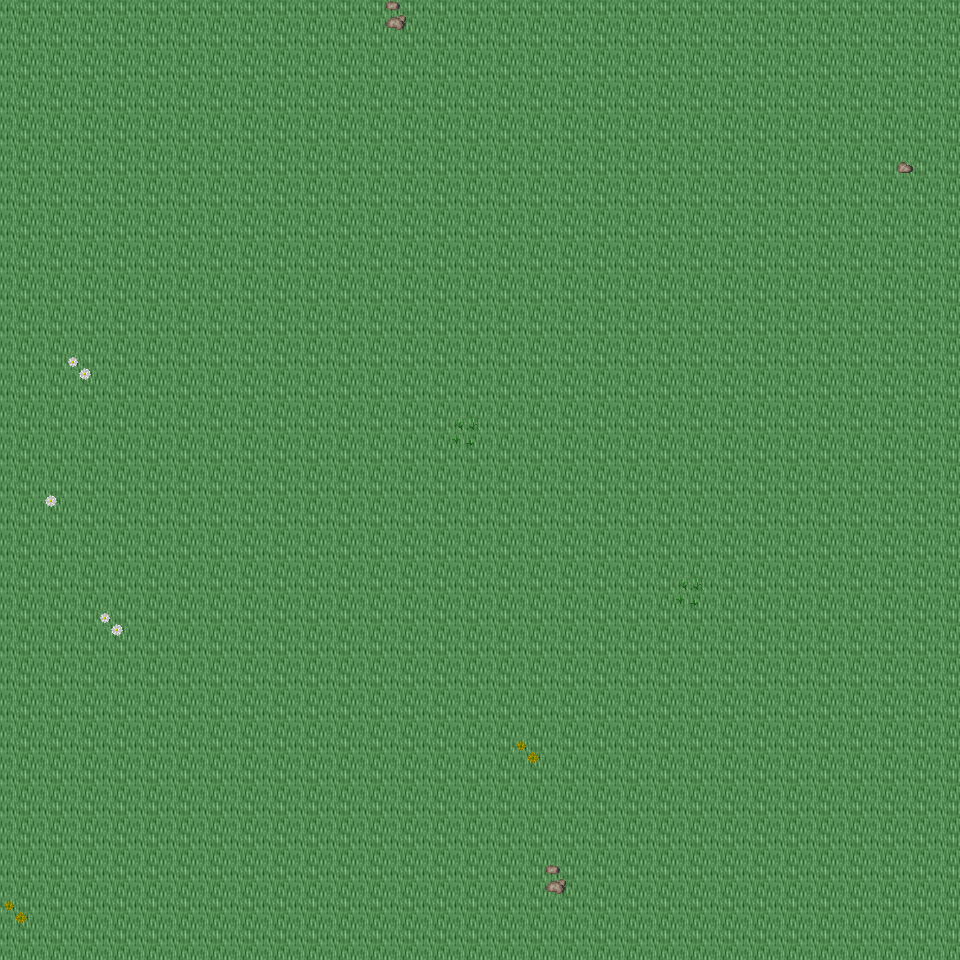

Rendered tile map (Tiled .tmx) drawn with the repository's tilesets; below, a short description and the map source with its tile grids summarised:
An orthogonal 30x30 tile map with 32x32 px tiles, 6 tile layers (Ground, Object, Object2, Above, ...), 35 tilesets and 3 objects (3x mapExit).

<map version="1.0" orientation="orthogonal" renderorder="right-down" width="30" height="30" tilewidth="32" tileheight="32" nextobjectid="4">
  <tileset firstgid="1" name="tileset_ground_ground" tilewidth="32" tileheight="32" tilecount="33" columns="3">
    <image source="../drawable/tileset_ground_ground.png" width="96" height="352" />
  </tileset>
  <tileset firstgid="34" name="tileset_ground_ice_ice" tilewidth="32" tileheight="32" tilecount="3" columns="3">
    <image source="../drawable/tileset_ground_ice_ice.png" width="96" height="32" />
  </tileset>
  <tileset firstgid="37" name="tileset_plant_flower_daisy_white" tilewidth="32" tileheight="32" tilecount="8" columns="2">
    <image source="../drawable/tileset_plant_flower_daisy_white.png" width="64" height="128" />
  </tileset>
  <tileset firstgid="45" name="tileset_ground_rock_pebbles" tilewidth="32" tileheight="32" tilecount="3" columns="1">
    <image source="../drawable/tileset_ground_rock_pebbles.png" width="32" height="96" />
  </tileset>
  <tileset firstgid="48" name="tileset_plant_grasses" tilewidth="32" tileheight="32" tilecount="6" columns="3">
    <image source="../drawable/tileset_plant_grasses.png" width="96" height="64" />
  </tileset>
  <tileset firstgid="54" name="tileset_plant_leaves" tilewidth="32" tileheight="32" tilecount="8" columns="4">
    <image source="../drawable/tileset_plant_leaves.png" width="128" height="64" />
  </tileset>
  <tileset firstgid="62" name="tileset_ground_grass_edges" tilewidth="32" tileheight="32" tilecount="36" columns="12">
    <image source="../drawable/tileset_ground_grass_edges.png" width="384" height="96" />
  </tileset>
  <tileset firstgid="98" name="tileset_plant_flower_daisy_yellow" tilewidth="32" tileheight="32" tilecount="8" columns="2">
    <image source="../drawable/tileset_plant_flower_daisy_yellow.png" width="64" height="128" />
  </tileset>
  <tileset firstgid="106" name="tileset_plant_bush_bushes" tilewidth="32" tileheight="32" tilecount="10" columns="5">
    <image source="../drawable/tileset_plant_bush_bushes.png" width="160" height="64" />
  </tileset>
  <tileset firstgid="116" name="tileset_plant_stump_stump_brown" tilewidth="32" tileheight="32" tilecount="4" columns="2">
    <image source="../drawable/tileset_plant_stump_stump_brown.png" width="64" height="64" />
  </tileset>
  <tileset firstgid="120" name="tileset_plant_stump_stump_green" tilewidth="32" tileheight="32" tilecount="4" columns="2">
    <image source="../drawable/tileset_plant_stump_stump_green.png" width="64" height="64" />
  </tileset>
  <tileset firstgid="124" name="tileset_item_pot_pot_golden" tilewidth="32" tileheight="32" tilecount="4" columns="4">
    <image source="../drawable/tileset_item_pot_pot_golden.png" width="128" height="32" />
  </tileset>
  <tileset firstgid="128" name="tileset_plant_tree_tree_darkgreen" tilewidth="32" tileheight="32" tilecount="88" columns="8">
    <image source="../drawable/tileset_plant_tree_tree_darkgreen.png" width="256" height="352" />
  </tileset>
  <tileset firstgid="216" name="tileset_plant_flower_daisy_blue" tilewidth="32" tileheight="32" tilecount="8" columns="2">
    <image source="../drawable/tileset_plant_flower_daisy_blue.png" width="64" height="128" />
  </tileset>
  <tileset firstgid="224" name="tileset_ground_water_water_bubbles" tilewidth="32" tileheight="32" tilecount="32" columns="8">
    <image source="../drawable/tileset_ground_water_water_bubbles.png" width="256" height="128" />
  </tileset>
  <tileset firstgid="256" name="tileset_ground_water_pool" tilewidth="32" tileheight="32" tilecount="72" columns="3">
    <image source="../drawable/tileset_ground_water_pool.png" width="96" height="768" />
  </tileset>
  <tileset firstgid="328" name="tileset_building_castle" tilewidth="32" tileheight="32" tilecount="320" columns="20">
    <image source="../drawable/tileset_building_castle.png" width="640" height="512" />
  </tileset>
  <tileset firstgid="648" name="tileset_ground_cobbled_paving" tilewidth="32" tileheight="32" tilecount="1" columns="1">
    <image source="../drawable/tileset_ground_cobbled_paving.png" width="32" height="32" />
  </tileset>
  <tileset firstgid="649" name="tileset_ground_grass_corners" tilewidth="32" tileheight="32" tilecount="24" columns="6">
    <image source="../drawable/tileset_ground_grass_corners.png" width="192" height="128" />
  </tileset>
  <tileset firstgid="673" name="tileset_building_fence_fence_chunky" tilewidth="32" tileheight="32" tilecount="21" columns="3">
    <image source="../drawable/tileset_building_fence_fence_chunky.png" width="96" height="224" />
  </tileset>
  <tileset firstgid="694" name="tileset_item_sign_large" tilewidth="32" tileheight="32" tilecount="15" columns="5">
    <image source="../drawable/tileset_item_sign_large.png" width="160" height="96" />
  </tileset>
  <tileset firstgid="709" name="tileset_building_decoration_fancy_gate" tilewidth="32" tileheight="32" tilecount="12" columns="3">
    <image source="../drawable/tileset_building_decoration_fancy_gate.png" width="96" height="128" />
  </tileset>
  <tileset firstgid="721" name="tileset_logic_creature_rodent" tilewidth="32" tileheight="32" tilecount="8" columns="8">
    <image source="../drawable/tileset_logic_creature_rodent.png" width="256" height="32" />
  </tileset>
  <tileset firstgid="729" name="tileset_logic_creature_animal" tilewidth="32" tileheight="32" tilecount="32" columns="8">
    <image source="../drawable/tileset_logic_creature_animal.png" width="256" height="128" />
  </tileset>
  <tileset firstgid="761" name="tileset_logic_item_mushroom" tilewidth="32" tileheight="32" tilecount="6" columns="6">
    <image source="../drawable/tileset_logic_item_mushroom.png" width="192" height="32" />
  </tileset>
  <tileset firstgid="767" name="tileset_logic_item_sheepfood" tilewidth="32" tileheight="32" tilecount="1" columns="1">
    <image source="../drawable/tileset_logic_item_sheepfood.png" width="32" height="32" />
  </tileset>
  <tileset firstgid="768" name="tileset_logic_collision" tilewidth="32" tileheight="32" tilecount="1" columns="1">
    <image source="../drawable/tileset_logic_collision.png" width="32" height="32" />
  </tileset>
  <tileset firstgid="769" name="tileset_logic_protection" tilewidth="32" tileheight="32" tilecount="2" columns="2">
    <image source="../drawable/tileset_logic_protection.png" width="64" height="32" />
  </tileset>
  <tileset firstgid="771" name="tileset_ground_green_paving" tilewidth="32" tileheight="32" tilecount="18" columns="3">
    <image source="../drawable/tileset_ground_green_paving.png" width="96" height="192" />
  </tileset>
  <tileset firstgid="789" name="tileset_item_hen_nest" tilewidth="32" tileheight="32" tilecount="1" columns="1">
    <image source="../drawable/tileset_item_hen_nest.png" width="32" height="32" />
  </tileset>
  <tileset firstgid="790" name="tileset_logic_item_dairy" tilewidth="32" tileheight="32" tilecount="1" columns="1">
    <image source="../drawable/tileset_logic_item_dairy.png" width="32" height="32" />
  </tileset>
  <tileset firstgid="791" name="tileset_light_door_light_ew" tilewidth="32" tileheight="32" tilecount="18" columns="6">
    <image source="../drawable/tileset_light_door_light_ew.png" width="192" height="96" />
  </tileset>
  <tileset firstgid="809" name="tileset_building_barnyard" tilewidth="32" tileheight="32" tilecount="200" columns="8">
    <image source="../drawable/tileset_building_barnyard.png" width="256" height="800" />
  </tileset>
  <tileset firstgid="1009" name="tileset_logic_creature_reptile" tilewidth="32" tileheight="32" tilecount="7" columns="7">
    <image source="../drawable/tileset_logic_creature_reptile.png" width="224" height="32" />
  </tileset>
  <tileset firstgid="1016" name="tileset_logic_creature_fowl" tilewidth="32" tileheight="32" tilecount="6" columns="6">
    <image source="../drawable/tileset_logic_creature_fowl.png" width="192" height="32" />
  </tileset>
  <layer name="Ground" width="30" height="30">
    <data>[900 cells, 900 non-empty, 1 distinct tile ids]</data>
  </layer>
  <layer name="Object" width="30" height="30">
    <data>[900 cells, 10 non-empty, 6 distinct tile ids]</data>
  </layer>
  <layer name="Object2" width="30" height="30">
    <data>[900 cells, 0 non-empty, 0 distinct tile ids]</data>
  </layer>
  <layer name="Above" width="30" height="30">
    <data>[900 cells, 0 non-empty, 0 distinct tile ids]</data>
  </layer>
  <layer name="Above2" width="30" height="30">
    <data>[900 cells, 0 non-empty, 0 distinct tile ids]</data>
  </layer>
  <layer name="Walkable" width="30" height="30">
    <data>[900 cells, 0 non-empty, 0 distinct tile ids]</data>
  </layer>
  <objectgroup name="MapEvents">
    <object id="1" name="north" type="mapExit" x="0" y="0" width="960" height="32">
      <properties>
        <property name="map" value="level_0_x106_y43" />
        <property name="x" value="0" />
        <property name="y" value="28" />
      </properties>
    </object>
    <object id="2" name="south" type="mapExit" x="0" y="928" width="960" height="32">
      <properties>
        <property name="map" value="level_0_x106_y45" />
        <property name="x" value="0" />
        <property name="y" value="1" />
      </properties>
    </object>
    <object id="3" name="west" type="mapExit" x="0" y="0" width="32" height="960">
      <properties>
        <property name="map" value="level_0_x105_y44" />
        <property name="x" value="28" />
        <property name="y" value="0" />
      </properties>
    </object>
  </objectgroup>
</map>
